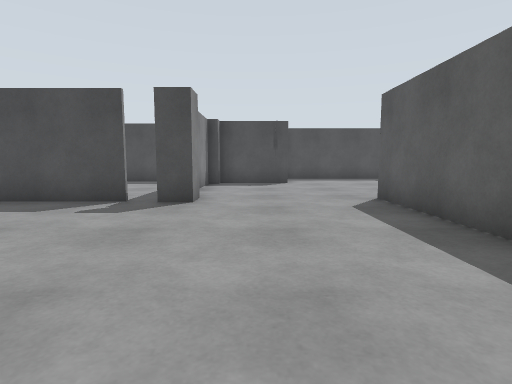
view 1 (above)

19 first-person views from a walk through a world built for the Gazebo simulator. The camera is 0.94 m above the floor, tilts 6° down and sees 80° across. The floor is counted in squares, 1 m on a side. Each view is taken from the middle of a square. On the plan, view 1 faces up. The plan holds only what a view shows up to about 11 squares ahead; the rest is blank. The place goes on beyond the plan.

view 2
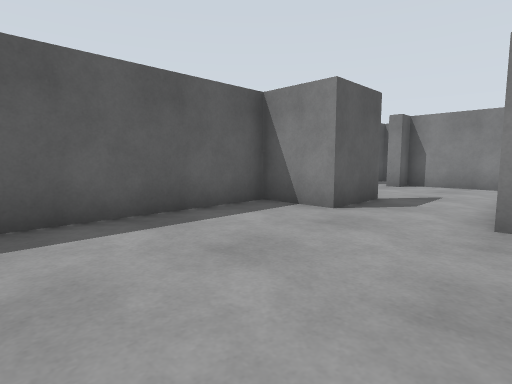

view 3
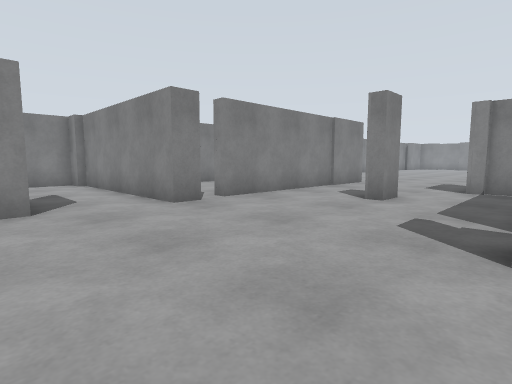

view 4
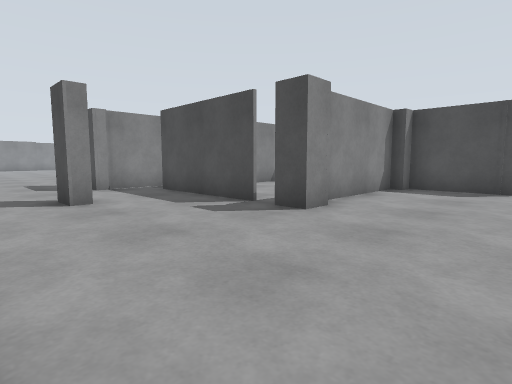

view 5
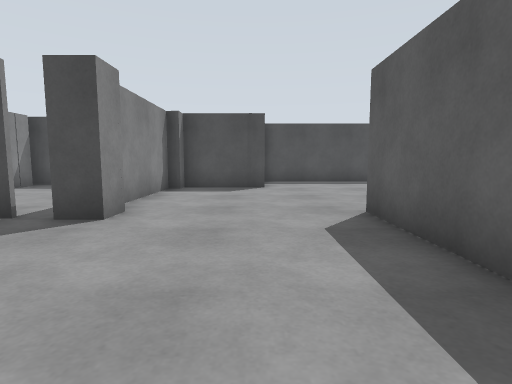

view 6
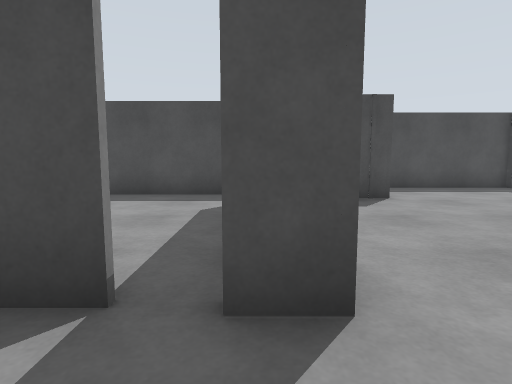

view 7
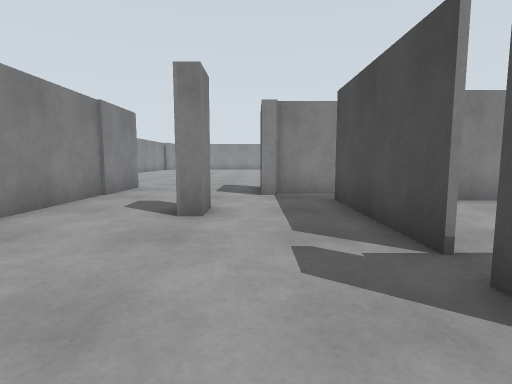

view 8
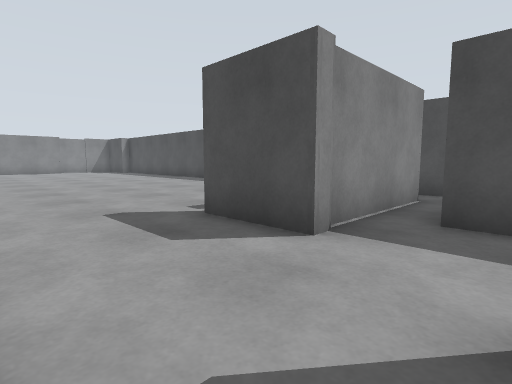

view 9
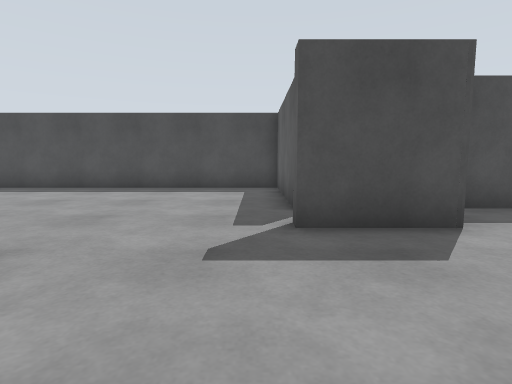

view 10
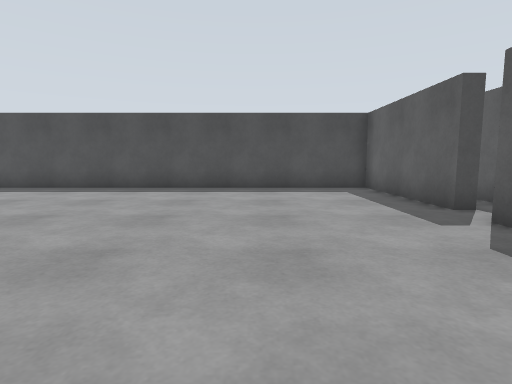

view 11
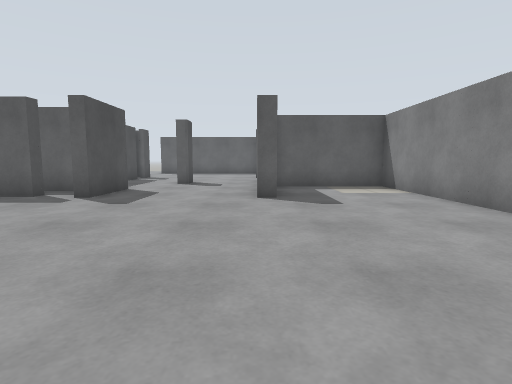

view 12
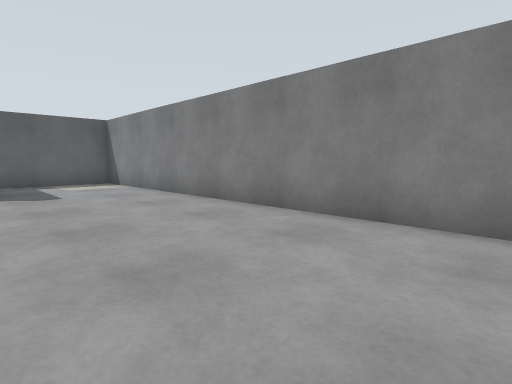

view 13
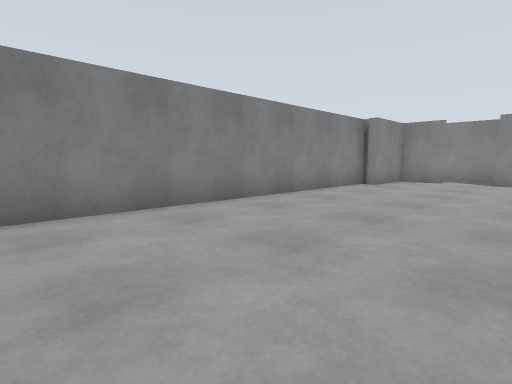

view 14
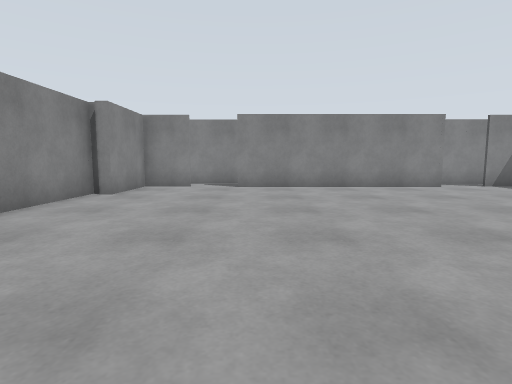

view 15
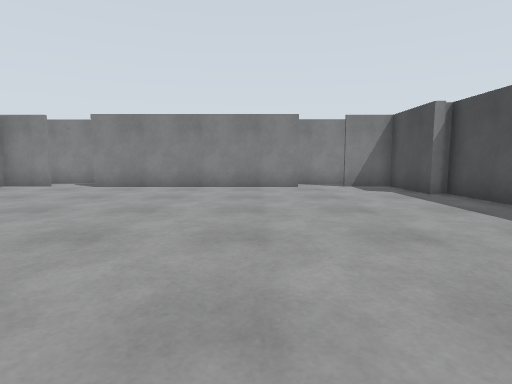

view 16
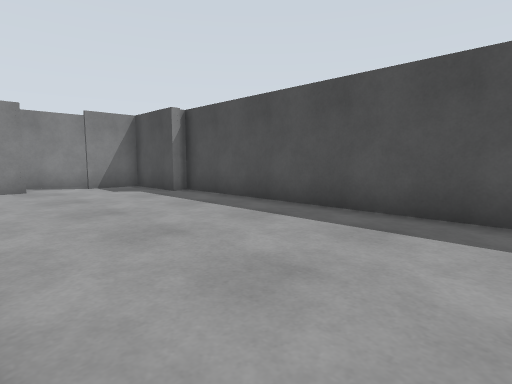

view 17
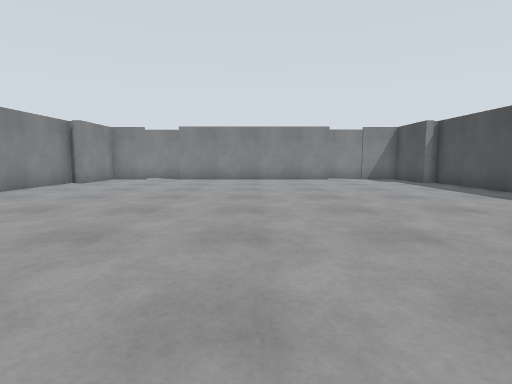

view 18
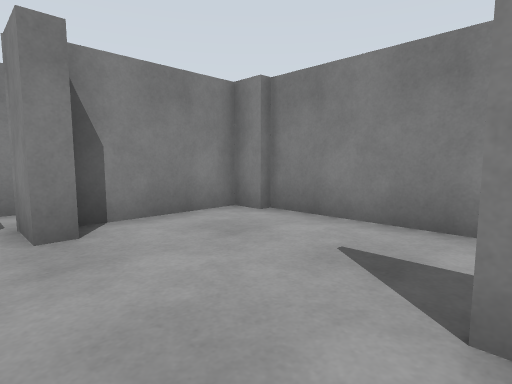

view 19
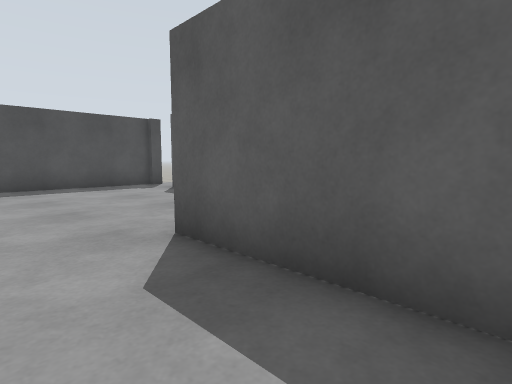

### Floor plan
Points are (right, up) in squares from view 1. A wall is a line through its corners. A room is listed if a view was taken in it or the views show most of it. See-through windows are left out.
Room 1 (views 1, 18)
walls: (1.1, -1.4) (1.1, 0.9); (-1.2, -5) (-1.2, -5.8) (2, -5.8) (2, -5) (2.4, -5); (-1.4, 1.1) (-1.4, -5.1); (-2.9, 0.9) (-2.9, 0.4)
ways out: opening at (-0.5, 2) to room 2; opening at (3, -6)
Room 2 (views 2, 3, 4, 5, 6, 7, 8, 9, 10, 11, 12, 13, 14, 15, 16, 17, 19)
walls: (-10.4, 0.4) (-10.4, 0.9) (-2.9, 0.9); (-9.8, 6.7) (-10.3, 6.7) (-10.3, 11.4) (-28.6, 11.4); (-8.1, 5.6) (-8.1, 5.2) (-10.4, 5.2) (-10.4, 5.6); (-8.3, 9.8) (-8.3, 5.5); (-8, 10.8) (-8.8, 10.8); (-2.9, 6.9) (-7.2, 6.9); (-28.2, 10.8) (-30.8, 10.8) (-30.8, 9.1); (-2.2, 0.9) (-1.4, 0.9); (-28.6, -3.6) (-7.1, -3.5) (-7.1, 0.2); (-30.6, 7.5) (-30.6, 0.2); (-1.4, 7.6) (-1.4, 6.9) (-2.2, 6.9); (-30.8, -1.2) (-30.8, -2.9) (-28.3, -2.9) (-28.3, -3.4); (-1.9, 12) (-1.8, 8.3); (1.1, 0.9) (3, 0.9) (3, 7.5); (1.4, 12.5) (-1.4, 12.5); (3.5, 15.3) (1.9, 15.3)
ways out: opening at (-0.5, 2) to room 1; gap at (-3, 7) to room 3
Room 3 (no view inside)
walls: (-7.1, 13) (-7.1, 9.6); (-2.9, 13.3) (-6, 13.3)
ways out: gap at (-3, 7) to room 2

Where each view was taken, in squares from view 1:
view 1: 0 up, 0 right, facing up
view 2: 6 up, 2 left, facing down-right
view 3: 7 up, 2 right, facing down-left
view 4: 2 up, 2 right, facing up-left
view 5: 2 up, 1 right, facing up
view 6: 5 up, 2 left, facing up
view 7: 5 up, 0 right, facing left
view 8: 2 up, 6 left, facing up-left
view 9: 1 up, 11 left, facing up
view 10: 1 up, 14 left, facing up
view 11: 1 up, 18 left, facing right
view 12: 1 up, 20 left, facing down-right
view 13: 2 up, 17 left, facing down-left
view 14: 1 up, 20 left, facing left
view 15: 6 up, 20 left, facing left
view 16: 6 up, 20 left, facing up-left
view 17: 4 up, 16 left, facing left
view 18: 1 down, 3 right, facing down-left
view 19: 4 up, 1 right, facing up-right
